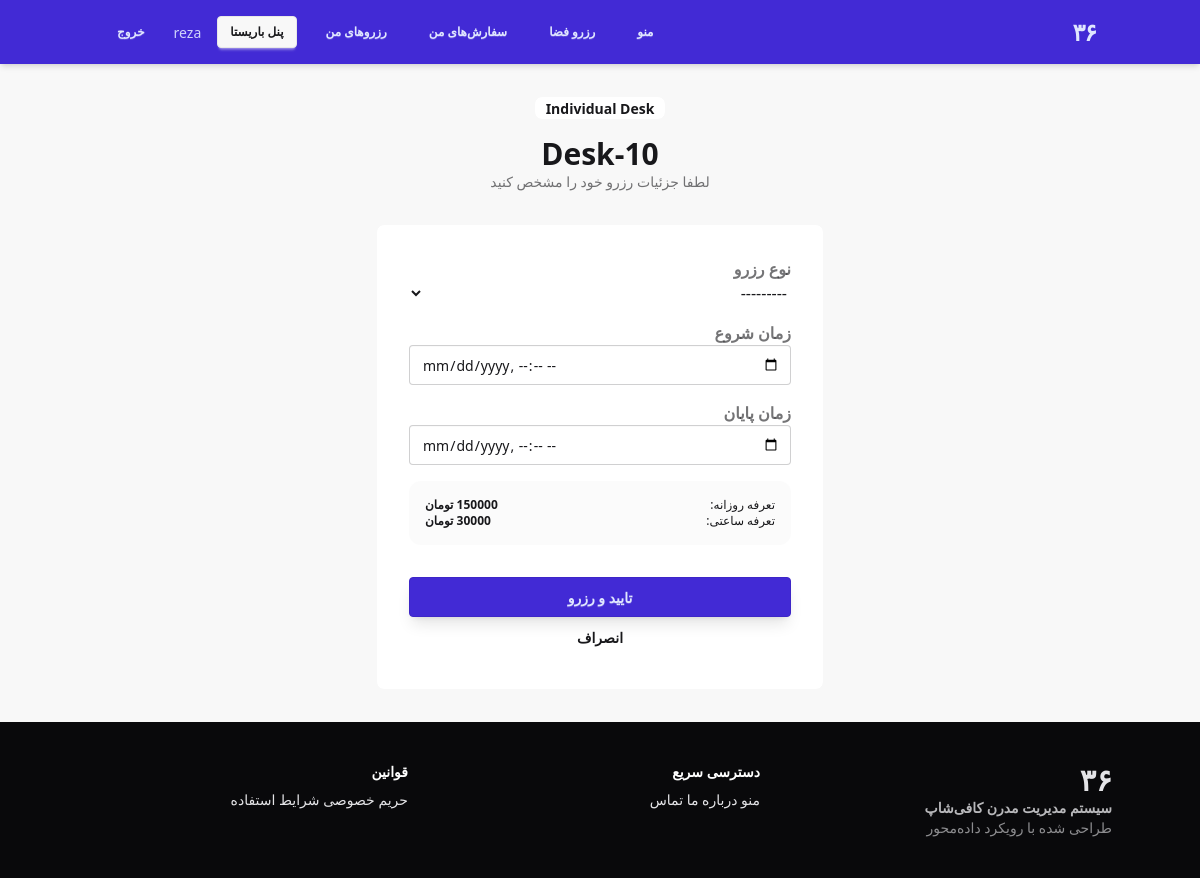
The app's page /cowork/book/13/ (signed in) with its own data.
### accounts/models.py (models this page shows, shortened)
class CustomUser(AbstractBaseUser, PermissionsMixin):
    phone_regex = RegexValidator(
        regex=r'^09\d{9}$',
        message=_("Phone number must be entered in the format: '09xxxxxxxxx'. Up to 11 digits allowed.")
    )
    phone_number = models.CharField(_('phone number'), validators=[phone_regex], max_length=15, unique=True)
    national_id = models.CharField(_('national ID'), max_length=10, blank=True, null=True, validators=[validate_national_id_field])
    full_name = models.CharField(_('full name'), max_length=150, blank=True)
    birth_date = models.DateField(_('birth date'), null=True, blank=True)
    is_active = models.BooleanField(default=True)
    is_staff = models.BooleanField(default=False)
    objects = CustomUserManager()
    USERNAME_FIELD = 'phone_number'
    REQUIRED_FIELDS = []

### cowork/models.py (models this page shows, shortened)
class Space(models.Model):
    class ZoneType(models.TextChoices):
        LONG_TABLE = 'LONG_TABLE', _('Communal Long Table')
        DESK = 'DESK', _('Individual Desk')
        PRIVATE_ROOM = 'PRIVATE_ROOM', _('Private Room')
        MEETING_ROOM = 'MEETING_ROOM', _('Meeting Room')
    name = models.CharField(_("Space Name"), max_length=50, unique=True)
    zone = models.CharField(_("Zone Type"), max_length=20, choices=ZoneType.choices)
    capacity = models.PositiveIntegerField(_("Capacity"), default=1)
    pricing_plan = models.ForeignKey(PricingPlan, on_delete=models.SET_NULL, null=True, verbose_name=_("Pricing Plan"))
    is_active = models.BooleanField(_("Is Active"), default=True)
    grid_row = models.IntegerField(_("Grid Row"), default=0)
    grid_col = models.IntegerField(_("Grid Col"), default=0)
    class Meta:
        verbose_name = _("Space")
        verbose_name_plural = _("Spaces")
        ordering = ['zone', 'name']

class PricingPlan(models.Model):
    name = models.CharField(_("Plan Name"), max_length=100)
    daily_rate = models.DecimalField(_("Daily Rate"), max_digits=12, decimal_places=0, default=0)
    hourly_rate = models.DecimalField(_("Hourly Rate"), max_digits=12, decimal_places=0, default=0)
    monthly_rate = models.DecimalField(_("Monthly Rate"), max_digits=12, decimal_places=0, default=0)
    six_month_rate = models.DecimalField(_("6-Month Rate"), max_digits=12, decimal_places=0, default=0)
    yearly_rate = models.DecimalField(_("Yearly Rate"), max_digits=12, decimal_places=0, default=0)
    is_contact_for_price = models.BooleanField(_("Contact for Price"), default=False)

### cowork/views.py (the view)
# urls.py: path('book/<int:space_id>/', book_space, name='book_space'),
@login_required
def book_space(request, space_id):
    space = get_object_or_404(Space, id=space_id)
    plan = space.pricing_plan
    if request.method == 'POST':
        form = BookingForm(request.POST)
        if form.is_valid():
            booking = form.save(commit=False)
            booking.user = request.user
            booking.space = space
            b_type = booking.booking_type
            price = 0
            if b_type == Booking.BookingType.HOURLY:
                diff = booking.end_time - booking.start_time
                hours = Decimal(diff.total_seconds() / 3600)
                price = plan.hourly_rate * hours
            elif b_type == Booking.BookingType.DAILY:
                price = plan.daily_rate
            elif b_type == Booking.BookingType.MONTHLY:
                price = plan.monthly_rate
            elif b_type == Booking.BookingType.SIX_MONTH:
                price = plan.six_month_rate
            elif b_type == Booking.BookingType.YEARLY:
                price = plan.yearly_rate
            booking.price_charged = price
            booking.status = Booking.Status.CONFIRMED
            try:
                booking.save()
                messages.success(request, f"رزرو شما با موفقیت ثبت شد. مبلغ {int(price)} تومان دریافت شد.")
                return redirect('cowork:my_bookings')
            except Exception as e:
                messages.error(request, str(e))
    else:
        form = BookingForm()
    return render(request, 'cowork/book_space.html', {
        'space': space,
        'form': form,
        'plan': plan
    })

### cowork/forms.py (shortened to what this page needs)
class BookingForm(forms.ModelForm):
    class Meta:
        model = Booking
        fields = ['booking_type', 'start_time', 'end_time']
        widgets = {
            'start_time': forms.DateTimeInput(attrs={'type': 'datetime-local', 'class': 'input input-bordered w-full'}),
            'end_time': forms.DateTimeInput(attrs={'type': 'datetime-local', 'class': 'input input-bordered w-full'}),
            'booking_type': forms.Select(attrs={'class': 'select select-bordered w-full'}),
        }

### theme/templates/cowork/book_space.html (shortened to what this page needs)
{% extends "base.html" %}
{% load i18n %}
{% block content %}
<div class="max-w-md mx-auto">
    <div class="mb-8 text-center">
        <span class="badge badge-primary font-bold mb-4">{{ space.get_zone_display }}</span>
        <h1 class="text-3xl font-black text-base-content">{{ space.name }}</h1>
        <p class="text-sm opacity-60 mt-2">لطفا جزئیات رزرو خود را مشخص کنید</p>
    </div>
    <div class="card bg-base-100 shadow-xl border border-base-200">
        <div class="card-body p-6 md:p-8">
            <form method="post" class="space-y-4">
                <div class="form-control w-full">
                    <label class="label">
                        <span class="label-text font-bold">نوع رزرو</span>
                    </label>
                    <select name="{{ form.booking_type.name }}" class="select select-bordered w-full">
                        {% for value, text in form.booking_type.field.choices %}
                            <option value="{{ value }}" {% if form.booking_type.value == value %}selected{% endif %}>{{ text }}</option>
                        {% endfor %}
                    </select>
                </div>
                <div class="form-control w-full">
                    <label class="label">
                        <span class="label-text font-bold">زمان شروع</span>
                    </label>
                    <input type="datetime-local" name="{{ form.start_time.name }}"
                           class="input input-bordered w-full text-left ltr"
                           required value="{{ form.start_time.value|default:'' }}">
                </div>
                <div class="form-control w-full">
                    <label class="label">
                        <span class="label-text font-bold">زمان پایان</span>
                    </label>
                    <input type="datetime-local" name="{{ form.end_time.name }}"
                           class="input input-bordered w-full text-left ltr"
                           required value="{{ form.end_time.value|default:'' }}">
                </div>
                <div class="bg-base-200/50 rounded-xl p-4 text-xs space-y-2 mt-4">
                    <div class="flex justify-between">
                        <span class="opacity-70">تعرفه روزانه:</span>
                        <span class="font-bold">{{ space.pricing_plan.daily_rate }} تومان</span>
                    </div>
                    <div class="flex justify-between">
                        <span class="opacity-70">تعرفه ساعتی:</span>
                        <span class="font-bold">{{ space.pricing_plan.hourly_rate }} تومان</span>
                    </div>
                </div>
                <div class="pt-4">
                    <button type="submit" class="btn btn-primary btn-lg w-full font-black shadow-lg shadow-primary/20">
                        تایید و رزرو
                    </button>
                    <a href="{% url 'cowork:space_list' %}" class="btn btn-ghost w-full mt-2">انصراف</a>
                </div>
            </form>
        </div>
    </div>
</div>
{% endblock %}

### theme/templates/base.html (shortened to what this page needs)
{% load static tailwind_tags %}
<!DOCTYPE html>
<html lang="fa" dir="rtl" data-theme="minimalist" class="scroll-smooth">
<head>
    {% tailwind_css %}
</head>
<body class="min-h-screen bg-base-200 text-base-content flex flex-col">
    <header class="bg-primary text-primary-content shadow-md">
        <div class="container mx-auto px-4 h-16 flex items-center justify-between">
            <a href="{% url 'home' %}" class="text-2xl font-black tracking-tighter">۳۶</a>
            <nav>
                <ul class="flex gap-4 items-center">
                    <li><a href="{% url 'cafe:menu' %}" class="btn btn-sm btn-ghost hover:bg-white/10 text-primary-content">منو</a></li>
                    <li><a href="{% url 'cowork:space_list' %}" class="btn btn-sm btn-ghost hover:bg-white/10 text-primary-content">رزرو فضا</a></li>
                    {% if user.is_authenticated %}
                        <li><a href="{% url 'cafe:order_list' %}" class="btn btn-sm btn-ghost hover:bg-white/10 text-primary-content">سفارش‌های من</a></li>
                        <li><a href="{% url 'cowork:my_bookings' %}" class="btn btn-sm btn-ghost hover:bg-white/10 text-primary-content">رزروهای من</a></li>
                        {% if user.is_staff or user.groups.all %}
                            <li><a href="{% url 'cafe:barista_dashboard' %}" class="btn btn-sm btn-accent text-accent-content font-bold">پنل باریستا</a></li>
                        {% endif %}
                        <li class="hidden md:block"><span class="text-sm font-medium opacity-90">{{ user.full_name|default:user.phone_number }}</span></li>
                        <li>
                            <form action="{% url 'logout' %}" method="post" class="inline">
                                <button type="submit" class="btn btn-sm btn-ghost hover:bg-white/10 text-primary-content">خروج</button>
                            </form>
                        </li>
                    {% else %}
                        <li><a href="{% url 'login' %}" class="btn btn-sm btn-ghost hover:bg-white/10 text-primary-content">ورود</a></li>
                        <li><a href="{% url 'register' %}" class="btn btn-sm btn-secondary text-secondary-content border-none hover:brightness-110">عضویت</a></li>
                    {% endif %}
                </ul>
            </nav>
        </div>
    </header>
    <main class="flex-grow container mx-auto p-4 md:p-8">
        {% block content %}{% endblock %}
    </main>
    <footer class="footer p-10 bg-neutral text-neutral-content mt-auto">
        <div class="container mx-auto grid grid-cols-1 md:grid-cols-3 gap-8">
            <aside>
                <span class="text-3xl font-black">۳۶</span>
                <p class="font-bold opacity-80">سیستم مدیریت مدرن کافی‌شاپ</p>
                <p class="text-sm opacity-60">طراحی شده با رویکرد داده‌محور</p>
            </aside>
            <nav>
                <h6 class="footer-title opacity-100 text-white">دسترسی سریع</h6>
                <a class="link link-hover">منو</a>
                <a class="link link-hover">درباره ما</a>
                <a class="link link-hover">تماس</a>
            </nav>
            <nav>
                <h6 class="footer-title opacity-100 text-white">قوانین</h6>
                <a class="link link-hover">حریم خصوصی</a>
                <a class="link link-hover">شرایط استفاده</a>
            </nav>
        </div>
    </footer>
</body>
</html>

### theme/templates/base.html (style rules this page uses)
body { font-family: 'Vazir', system-ui, -apple-system, sans-serif; }

### records on screen
CustomUser: full_name "reza"
Space: zone "Individual Desk", name "Desk-10", pricing_plan.daily_rate "150000", pricing_plan.hourly_rate "30000"

### other values on screen
form field booking_type "---------"
